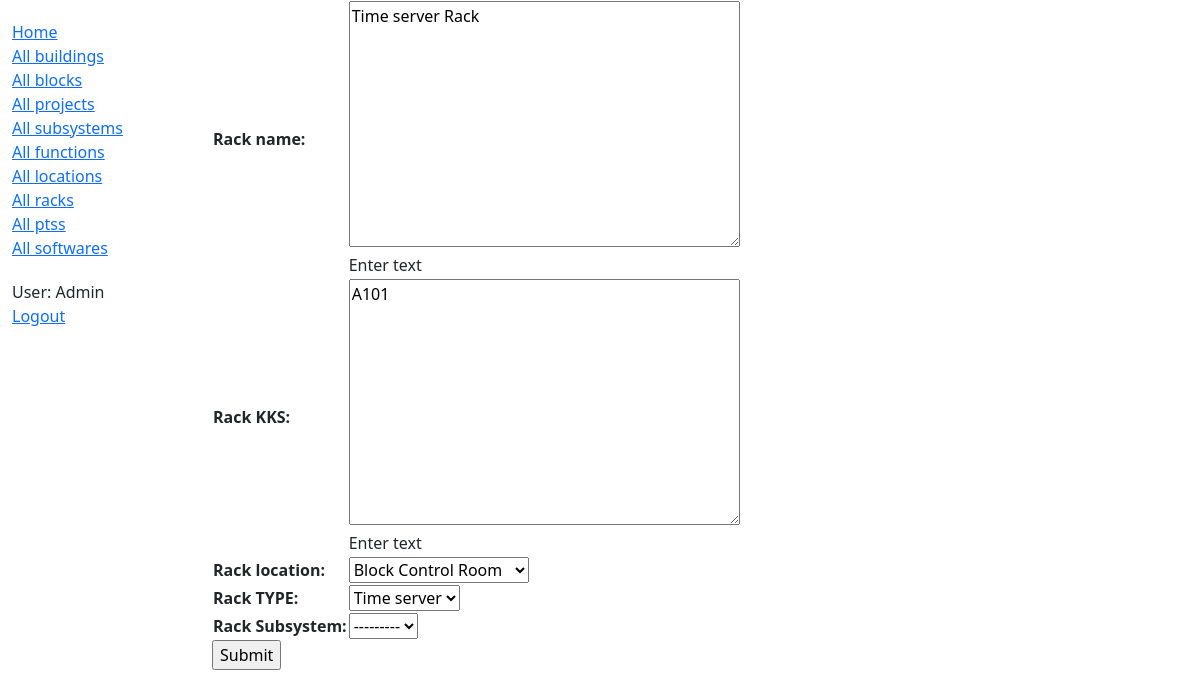
Screenshot of /knowitall/rack/1/update/ (signed in) with the database file from the repository.
### knowitall/models.py (models this page shows, shortened)
class Rack(models.Model):
	Rack_name=models.TextField(help_text="Enter text")
	Rack_KKS=models.TextField(help_text="Enter text")
	Rack_location=models.ForeignKey('Location', on_delete=models.SET_NULL, null=True)
	Rack_TYPE=models.ForeignKey('Rack_TYPE', on_delete=models.SET_NULL, null=True)
	Rack_Subsystem=models.ForeignKey('Subsystem', on_delete=models.SET_NULL, null=True)
	class Meta:
		ordering= ['Rack_name','Rack_KKS']

### knowitall/views.py (the view)
# urls.py: path('rack/<int:pk>/update/', views.RackUpdate.as_view(), name='rack-update'),
class RackUpdate(LoginRequiredMixin, UpdateView):
    model = Rack
    fields = '__all__' # Not recommended (potential security issue if more fields added)

### knowitall/models.py (called while the page is built)
	def __str__(self):
		return self.Location_name

	def __str__(self):
		return self.Rack_TYPE_name

### knowitall/templates/knowitall/rack_form.html (shortened to what this page needs)
{% extends "base_generic.html" %}
{% block content %}
<form action="" method="post">
    <table>
    {{ form.as_table }}
    </table>
    <input type="submit" value="Submit">
</form>
{% endblock %}

### knowitall/templates/base_generic.html (shortened to what this page needs)
<!DOCTYPE html>
<html lang="en">
<head>
  <link href="https://cdn.jsdelivr.net/npm/bootstrap@5.1.3/dist/css/bootstrap.min.css" rel="stylesheet">
  {% load static %}
  <link rel="stylesheet" href="{% static 'css/styles.css' %}">
</head>
<body>
<div class="container-fluid">
<div class="row">
  <div class="col-sm-2">
  {% block sidebar %}
  <ul class="sidebar-nav">
    <li><a href="{% url 'index' %}">Home</a></li>
    <li><a href="{% url 'buildings' %}">All buildings</a></li>
    <li><a href="{% url 'blocks' %}">All blocks</a></li>
    <li><a href="{% url 'projects' %}">All projects</a></li>
    <li><a href="{% url 'subsystems' %}">All subsystems</a></li>
    <li><a href="{% url 'functions' %}">All functions</a></li>
    <li><a href="{% url 'locations' %}">All locations</a></li>
    <li><a href="{% url 'racks' %}">All racks</a></li>
    <li><a href="{% url 'ptss' %}">All ptss</a></li>
    <li><a href="{% url 'softwares' %}">All softwares</a></li>
  </ul>
  <ul class="sidebar-nav">
   {% if user.is_authenticated %}
     <li>User: {{ user.get_username }}</li>
     <li><a href="{% url 'logout'%}?next={{request.path}}">Logout</a></li>
   {% else %}
     <li><a href="{% url 'login'%}?next={{request.path}}">Login</a></li>
   {% endif %}
  </ul>
{% endblock %}
  </div>
  <div class="col-sm-10 ">
  {% block content %}{% endblock %}
  </div>
</div>
</div>
</body>
</html>

### knowitall/static/css/styles.css (style rules this page uses)
.sidebar-nav { margin-top: 20px; padding: 0; list-style: none; }

### rows the page displays
Rack: Rack_name "Time server Rack", Rack_KKS "A101", Rack_location "Block Control Room", Rack_TYPE "Time server", Rack_Subsystem "---------"

### other values shown
{{ user.get_username }} "Admin"
